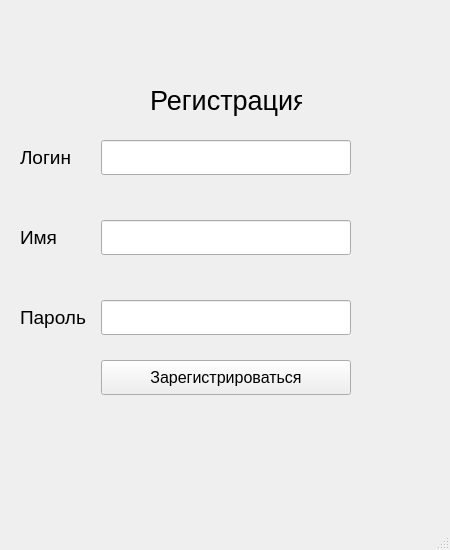
<?xml version="1.0" encoding="UTF-8"?>
<ui version="4.0">
 <class>registration</class>
 <widget class="QMainWindow" name="registration">
  <property name="geometry">
   <rect>
    <x>0</x>
    <y>0</y>
    <width>450</width>
    <height>550</height>
   </rect>
  </property>
  <property name="windowTitle">
   <string>MainWindow</string>
  </property>
  <widget class="QWidget" name="centralwidget">
   <widget class="QLineEdit" name="login">
    <property name="geometry">
     <rect>
      <x>101</x>
      <y>140</y>
      <width>250</width>
      <height>35</height>
     </rect>
    </property>
    <property name="font">
     <font>
      <pointsize>14</pointsize>
     </font>
    </property>
   </widget>
   <widget class="QLineEdit" name="name">
    <property name="geometry">
     <rect>
      <x>101</x>
      <y>220</y>
      <width>250</width>
      <height>35</height>
     </rect>
    </property>
    <property name="font">
     <font>
      <pointsize>14</pointsize>
     </font>
    </property>
   </widget>
   <widget class="QLineEdit" name="password">
    <property name="geometry">
     <rect>
      <x>101</x>
      <y>300</y>
      <width>250</width>
      <height>35</height>
     </rect>
    </property>
    <property name="font">
     <font>
      <pointsize>14</pointsize>
     </font>
    </property>
    <property name="inputMask">
     <string/>
    </property>
    <property name="text">
     <string/>
    </property>
   </widget>
   <widget class="QLabel" name="label_1234">
    <property name="geometry">
     <rect>
      <x>20</x>
      <y>140</y>
      <width>70</width>
      <height>35</height>
     </rect>
    </property>
    <property name="font">
     <font>
      <pointsize>14</pointsize>
     </font>
    </property>
    <property name="text">
     <string>Логин</string>
    </property>
   </widget>
   <widget class="QLabel" name="label_2">
    <property name="geometry">
     <rect>
      <x>20</x>
      <y>220</y>
      <width>70</width>
      <height>35</height>
     </rect>
    </property>
    <property name="font">
     <font>
      <pointsize>14</pointsize>
     </font>
    </property>
    <property name="text">
     <string>Имя</string>
    </property>
   </widget>
   <widget class="QLabel" name="label_3">
    <property name="geometry">
     <rect>
      <x>20</x>
      <y>300</y>
      <width>70</width>
      <height>35</height>
     </rect>
    </property>
    <property name="font">
     <font>
      <pointsize>14</pointsize>
     </font>
    </property>
    <property name="text">
     <string>Пароль</string>
    </property>
   </widget>
   <widget class="QLabel" name="label_4">
    <property name="geometry">
     <rect>
      <x>150</x>
      <y>80</y>
      <width>152</width>
      <height>40</height>
     </rect>
    </property>
    <property name="font">
     <font>
      <pointsize>20</pointsize>
     </font>
    </property>
    <property name="text">
     <string>Регистрация</string>
    </property>
   </widget>
   <widget class="QPushButton" name="reg">
    <property name="geometry">
     <rect>
      <x>101</x>
      <y>360</y>
      <width>250</width>
      <height>35</height>
     </rect>
    </property>
    <property name="font">
     <font>
      <pointsize>12</pointsize>
     </font>
    </property>
    <property name="text">
     <string>Зарегистрироваться</string>
    </property>
   </widget>
  </widget>
  <widget class="QMenuBar" name="menubar">
   <property name="geometry">
    <rect>
     <x>0</x>
     <y>0</y>
     <width>450</width>
     <height>21</height>
    </rect>
   </property>
  </widget>
  <widget class="QStatusBar" name="statusbar"/>
 </widget>
 <resources/>
 <connections/>
</ui>
